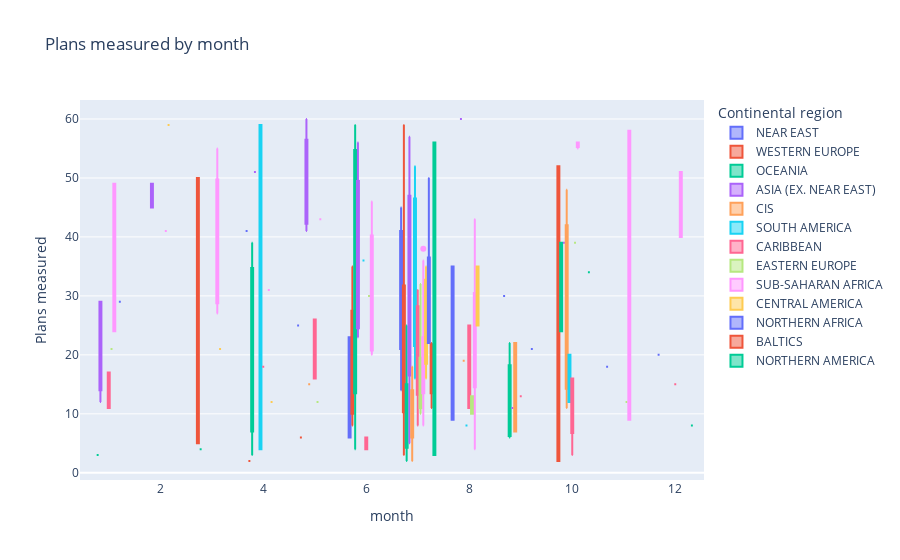
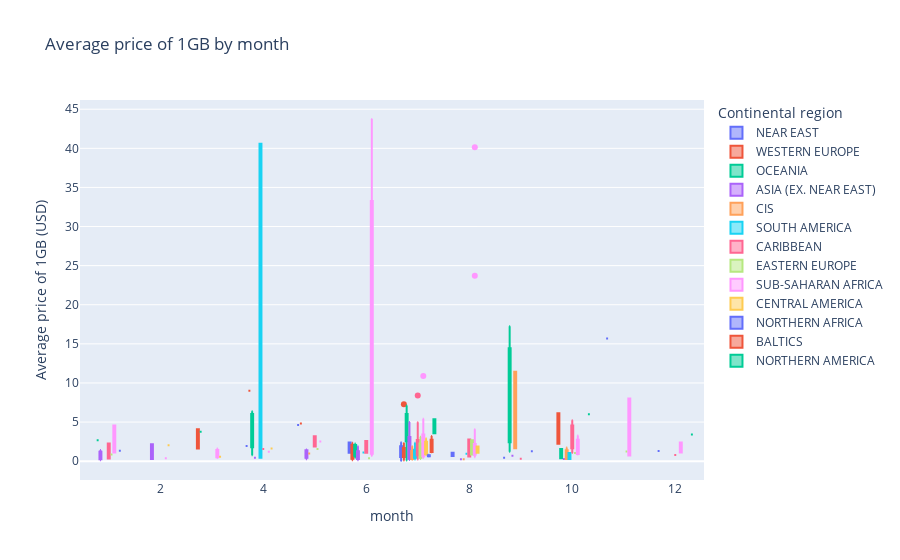

The notebook cell saved with these charts, in order:
### Code cell
# Gráfica de cajas para 'Plans measured'
fig1 = px.box(df, x="month", y="Plans measured", color="Continental region", 
               title="Plans measured by month")
fig1.show()

# Gráfica de cajas para 'Average price of 1GB (local currency)'
fig2 = px.box(df, x="month", y="Average price of 1GB (USD)", color="Continental region", 
               title="Average price of 1GB by month")
fig2.show()

### Figure 1 — Plotly figure (JSON) as saved in the notebook; plotly's stock layout.template omitted (floating-point values rounded to 4 significant figures)
{"data": [{"alignmentgroup": "True", "hovertemplate": "Continental region=NEAR EAST<br>month=%{x}<br>Plans measured=%{y}<extra></extra>", "legendgroup": "NEAR EAST", "marker": {"color": "#636efa"}, "name": "NEAR EAST", "notched": false, "offsetgroup": "NEAR EAST", "orientation": "v", "showlegend": true, "type": "box", "x": [7, 9, 7, 8, 7, 8, 6, 12, 7, 7, 4, 6, 7, 5, 11], "x0": " ", "xaxis": "x", "y": [24, 30, 21, 9, 45, 35, 23, 20, 24, 41, 41, 6, 14, 25, 18], "y0": " ", "yaxis": "y"}, {"alignmentgroup": "True", "hovertemplate": "Continental region=WESTERN EUROPE<br>month=%{x}<br>Plans measured=%{y}<extra></extra>", "legendgroup": "WESTERN EUROPE", "marker": {"color": "#EF553B"}, "name": "WESTERN EUROPE", "notched": false, "offsetgroup": "WESTERN EUROPE", "orientation": "v", "showlegend": true, "type": "box", "x": [7, 6, 7, 7, 7, 6, 7, 7, 7, 7, 7, 7, 7, 7, 3, 7, 7, 6, 7, 7, 10, 7, 7, 6, 3, 5, 10, 7, 4], "x0": " ", "xaxis": "x", "y": [33, 12, 49, 4, 58, 35, 16, 59, 5, 28, 16, 8, 13, 13, 50, 11, 13, 20, 3, 58, 52, 10, 11, 8, 5, 6, 2, 13, 2], "y0": " ", "yaxis": "y"}, {"alignmentgroup": "True", "hovertemplate": "Continental region=OCEANIA<br>month=%{x}<br>Plans measured=%{y}<extra></extra>", "legendgroup": "OCEANIA", "marker": {"color": "#00cc96"}, "name": "OCEANIA", "notched": false, "offsetgroup": "OCEANIA", "orientation": "v", "showlegend": true, "type": "box", "x": [7, 10, 6, 4, 9, 4, 6, 10, 6, 7, 7, 1, 7, 4, 4, 7, 3, 4, 4, 9, 4, 7, 7, 9], "x0": " ", "xaxis": "x", "y": [17, 39, 59, 25, 22, 38, 42, 24, 4, 5, 4, 3, 2, 6, 10, 9, 4, 39, 10, 7, 3, 25, 7, 6], "y0": " ", "yaxis": "y"}, {"alignmentgroup": "True", "hovertemplate": "Continental region=ASIA (EX. NEAR EAST)<br>month=%{x}<br>Plans measured=%{y}<extra></extra>", "legendgroup": "ASIA (EX. NEAR EAST)", "marker": {"color": "#ab63fa"}, "name": "ASIA (EX. NEAR EAST)", "notched": false, "offsetgroup": "ASIA (EX. NEAR EAST)", "orientation": "v", "showlegend": true, "type": "box", "x": [1, 6, 7, 8, 5, 7, 7, 2, 10, 7, 1, 6, 4, 6, 7, 9, 7, 7, 1, 5, 1, 5, 7, 6, 2, 7, 7, 7], "x0": " ", "xaxis": "x", "y": [16, 56, 35, 60, 46, 51, 52, 45, 39, 6, 29, 26, 51, 23, 18, 11, 57, 26, 29, 60, 12, 41, 24, 43, 49, 22, 5, 16], "y0": " ", "yaxis": "y"}, {"alignmentgroup": "True", "hovertemplate": "Continental region=CIS<br>month=%{x}<br>Plans measured=%{y}<extra></extra>", "legendgroup": "CIS", "marker": {"color": "#FFA15A"}, "name": "CIS", "notched": false, "offsetgroup": "CIS", "orientation": "v", "showlegend": true, "type": "box", "x": [7, 8, 10, 10, 7, 7, 5, 9, 10, 7, 9], "x0": " ", "xaxis": "x", "y": [10, 19, 11, 48, 10, 2, 15, 22, 24, 18, 7], "y0": " ", "yaxis": "y"}, {"alignmentgroup": "True", "hovertemplate": "Continental region=SOUTH AMERICA<br>month=%{x}<br>Plans measured=%{y}<extra></extra>", "legendgroup": "SOUTH AMERICA", "marker": {"color": "#19d3f3"}, "name": "SOUTH AMERICA", "notched": false, "offsetgroup": "SOUTH AMERICA", "orientation": "v", "showlegend": true, "type": "box", "x": [7, 10, 7, 4, 7, 7, 8, 7, 7, 10, 6, 7, 7, 4], "x0": " ", "xaxis": "x", "y": [49, 20, 44, 59, 17, 52, 8, 26, 28, 12, 36, 27, 16, 4], "y0": " ", "yaxis": "y"}, {"alignmentgroup": "True", "hovertemplate": "Continental region=CARIBBEAN<br>month=%{x}<br>Plans measured=%{y}<extra></extra>", "legendgroup": "CARIBBEAN", "marker": {"color": "#FF6692"}, "name": "CARIBBEAN", "notched": false, "offsetgroup": "CARIBBEAN", "orientation": "v", "showlegend": true, "type": "box", "x": [7, 9, 1, 7, 8, 7, 7, 12, 10, 6, 7, 4, 7, 7, 7, 10, 5, 1, 6, 7, 7, 7, 10, 8, 5, 10, 7, 10, 7], "x0": " ", "xaxis": "x", "y": [31, 13, 17, 17, 11, 8, 31, 15, 12, 4, 20, 18, 17, 26, 14, 8, 16, 11, 6, 28, 29, 8, 16, 25, 26, 3, 17, 16, 11], "y0": " ", "yaxis": "y"}, {"alignmentgroup": "True", "hovertemplate": "Continental region=EASTERN EUROPE<br>month=%{x}<br>Plans measured=%{y}<extra></extra>", "legendgroup": "EASTERN EUROPE", "marker": {"color": "#B6E880"}, "name": "EASTERN EUROPE", "notched": false, "offsetgroup": "EASTERN EUROPE", "orientation": "v", "showlegend": true, "type": "box", "x": [7, 7, 6, 7, 7, 8, 1, 10, 7, 11, 5, 7, 8, 7, 7], "x0": " ", "xaxis": "x", "y": [21, 15, 30, 11, 10, 10, 21, 39, 18, 12, 12, 12, 13, 11, 32], "y0": " ", "yaxis": "y"}, {"alignmentgroup": "True", "hovertemplate": "Continental region=SUB-SAHARAN AFRICA<br>month=%{x}<br>Plans measured=%{y}<extra></extra>", "legendgroup": "SUB-SAHARAN AFRICA", "marker": {"color": "#FF97FF"}, "name": "SUB-SAHARAN AFRICA", "notched": false, "offsetgroup": "SUB-SAHARAN AFRICA", "orientation": "v", "showlegend": true, "type": "box", "x": [2, 3, 7, 7, 8, 8, 7, 7, 6, 8, 8, 7, 11, 3, 10, 8, 12, 10, 1, 8, 7, 4, 8, 7, 8, 8, 7, 8, 8, 3, 6, 7, 8, 7, 12, 8, 5, 7, 7, 10, 7, 7, 8, 1, 7, 11, 7, 8, 8, 6], "x0": " ", "xaxis": "x", "y": [41, 55, 20, 10, 25, 6, 17, 36, 20, 33, 43, 9, 9, 27, 56, 35, 51, 56, 49, 40, 38, 31, 6, 8, 22, 18, 15, 28, 24, 34, 46, 33, 22, 17, 40, 11, 43, 12, 22, 55, 24, 21, 19, 24, 15, 58, 19, 26, 4, 23], "y0": " ", "yaxis": "y"}, {"alignmentgroup": "True", "hovertemplate": "Continental region=CENTRAL AMERICA<br>month=%{x}<br>Plans measured=%{y}<extra></extra>", "legendgroup": "CENTRAL AMERICA", "marker": {"color": "#FECB52"}, "name": "CENTRAL AMERICA", "notched": false, "offsetgroup": "CENTRAL AMERICA", "orientation": "v", "showlegend": true, "type": "box", "x": [3, 7, 8, 7, 4, 8, 2, 7], "x0": " ", "xaxis": "x", "y": [21, 16, 35, 35, 12, 25, 59, 26], "y0": " ", "yaxis": "y"}, {"alignmentgroup": "True", "hovertemplate": "Continental region=NORTHERN AFRICA<br>month=%{x}<br>Plans measured=%{y}<extra></extra>", "legendgroup": "NORTHERN AFRICA", "marker": {"color": "#636efa"}, "name": "NORTHERN AFRICA", "notched": false, "offsetgroup": "NORTHERN AFRICA", "orientation": "v", "showlegend": true, "type": "box", "x": [7, 7, 7, 7, 7, 9, 1], "x0": " ", "xaxis": "x", "y": [32, 30, 22, 50, 22, 21, 29], "y0": " ", "yaxis": "y"}, {"alignmentgroup": "True", "hovertemplate": "Continental region=BALTICS<br>month=%{x}<br>Plans measured=%{y}<extra></extra>", "legendgroup": "BALTICS", "marker": {"color": "#EF553B"}, "name": "BALTICS", "notched": false, "offsetgroup": "BALTICS", "orientation": "v", "showlegend": true, "type": "box", "x": [7, 7, 7], "x0": " ", "xaxis": "x", "y": [22, 21, 11], "y0": " ", "yaxis": "y"}, {"alignmentgroup": "True", "hovertemplate": "Continental region=NORTHERN AMERICA<br>month=%{x}<br>Plans measured=%{y}<extra></extra>", "legendgroup": "NORTHERN AMERICA", "marker": {"color": "#00cc96"}, "name": "NORTHERN AMERICA", "notched": false, "offsetgroup": "NORTHERN AMERICA", "orientation": "v", "showlegend": true, "type": "box", "x": [12, 7, 7, 10], "x0": " ", "xaxis": "x", "y": [8, 3, 56, 34], "y0": " ", "yaxis": "y"}], "layout": {"boxmode": "group", "legend": {"title": {"text": "Continental region"}, "tracegroupgap": 0}, "title": {"text": "Plans measured by month"}, "xaxis": {"anchor": "y", "domain": [0, 1], "title": {"text": "month"}}, "yaxis": {"anchor": "x", "domain": [0, 1], "title": {"text": "Plans measured"}}}}

### Figure 2 — Plotly figure (JSON) as saved in the notebook; plotly's stock layout.template omitted (floating-point values rounded to 4 significant figures)
{"data": [{"alignmentgroup": "True", "hovertemplate": "Continental region=NEAR EAST<br>month=%{x}<br>Average price of 1GB (USD)=%{y}<extra></extra>", "legendgroup": "NEAR EAST", "marker": {"color": "#636efa"}, "name": "NEAR EAST", "notched": false, "offsetgroup": "NEAR EAST", "orientation": "v", "showlegend": true, "type": "box", "x": [7, 9, 7, 8, 7, 8, 6, 12, 7, 7, 4, 6, 7, 5, 11], "x0": " ", "xaxis": "x", "y": [0.02, 0.44, 0.52, 0.67, 0.76, 1.07, 1.08, 1.31, 1.49, 1.91, 1.95, 2.4, 2.41, 4.61, 15.68], "y0": " ", "yaxis": "y"}, {"alignmentgroup": "True", "hovertemplate": "Continental region=WESTERN EUROPE<br>month=%{x}<br>Average price of 1GB (USD)=%{y}<extra></extra>", "legendgroup": "WESTERN EUROPE", "marker": {"color": "#EF553B"}, "name": "WESTERN EUROPE", "notched": false, "offsetgroup": "WESTERN EUROPE", "orientation": "v", "showlegend": true, "type": "box", "x": [7, 6, 7, 7, 7, 6, 7, 7, 7, 7, 7, 7, 7, 7, 3, 7, 7, 6, 7, 7, 10, 7, 7, 6, 3, 5, 10, 7, 4], "x0": " ", "xaxis": "x", "y": [0.09, 0.1, 0.2, 0.42, 0.48, 0.51, 0.52, 0.62, 0.67, 0.69, 1.08, 1.19, 1.31, 1.5, 1.61, 1.69, 1.7, 1.79, 1.44, 2.14, 2.23, 2.24, 2.33, 2.36, 4.07, 4.82, 6.12, 7.29, 9], "y0": " ", "yaxis": "y"}, {"alignmentgroup": "True", "hovertemplate": "Continental region=OCEANIA<br>month=%{x}<br>Average price of 1GB (USD)=%{y}<extra></extra>", "legendgroup": "OCEANIA", "marker": {"color": "#00cc96"}, "name": "OCEANIA", "notched": false, "offsetgroup": "OCEANIA", "orientation": "v", "showlegend": true, "type": "box", "x": [7, 10, 6, 4, 9, 4, 6, 10, 6, 7, 7, 1, 7, 4, 4, 7, 3, 4, 4, 9, 4, 7, 7, 9], "x0": " ", "xaxis": "x", "y": [0.09, 0.36, 0.44, 0.75, 1.19, 1.36, 1.5, 1.54, 2.25, 2.5, 2.62, 2.67, 3.03, 3.09, 3.14, 3.19, 3.76, 5.89, 6.08, 6.08, 6.39, 6.96, 7.11, 17.24], "y0": " ", "yaxis": "y"}, {"alignmentgroup": "True", "hovertemplate": "Continental region=ASIA (EX. NEAR EAST)<br>month=%{x}<br>Average price of 1GB (USD)=%{y}<extra></extra>", "legendgroup": "ASIA (EX. NEAR EAST)", "marker": {"color": "#ab63fa"}, "name": "ASIA (EX. NEAR EAST)", "notched": false, "offsetgroup": "ASIA (EX. NEAR EAST)", "orientation": "v", "showlegend": true, "type": "box", "x": [1, 6, 7, 8, 5, 7, 7, 2, 10, 7, 1, 6, 4, 6, 7, 9, 7, 7, 1, 5, 1, 5, 7, 6, 2, 7, 7, 7], "x0": " ", "xaxis": "x", "y": [0.12, 0.12, 0.16, 0.23, 0.25, 0.25, 0.28, 0.28, 0.29, 0.38, 0.38, 0.41, 0.43, 0.59, 0.63, 0.69, 0.71, 0.82, 0.99, 1.02, 1.44, 1.5, 1.89, 1.92, 2.16, 3.48, 4.44, 5.01], "y0": " ", "yaxis": "y"}, {"alignmentgroup": "True", "hovertemplate": "Continental region=CIS<br>month=%{x}<br>Average price of 1GB (USD)=%{y}<extra></extra>", "legendgroup": "CIS", "marker": {"color": "#FFA15A"}, "name": "CIS", "notched": false, "offsetgroup": "CIS", "orientation": "v", "showlegend": true, "type": "box", "x": [7, 8, 10, 10, 7, 7, 5, 9, 10, 7, 9], "x0": " ", "xaxis": "x", "y": [0.17, 0.25, 0.27, 0.3, 0.41, 0.67, 0.98, 1.65, 1.76, 1.91, 11.42], "y0": " ", "yaxis": "y"}, {"alignmentgroup": "True", "hovertemplate": "Continental region=SOUTH AMERICA<br>month=%{x}<br>Average price of 1GB (USD)=%{y}<extra></extra>", "legendgroup": "SOUTH AMERICA", "marker": {"color": "#19d3f3"}, "name": "SOUTH AMERICA", "notched": false, "offsetgroup": "SOUTH AMERICA", "orientation": "v", "showlegend": true, "type": "box", "x": [7, 10, 7, 4, 7, 7, 8, 7, 7, 10, 6, 7, 7, 4], "x0": " ", "xaxis": "x", "y": [0.2, 0.28, 0.4, 0.45, 0.49, 0.64, 0.95, 1, 1.04, 1.05, 1.11, 1.87, 2.36, 40.58], "y0": " ", "yaxis": "y"}, {"alignmentgroup": "True", "hovertemplate": "Continental region=CARIBBEAN<br>month=%{x}<br>Average price of 1GB (USD)=%{y}<extra></extra>", "legendgroup": "CARIBBEAN", "marker": {"color": "#FF6692"}, "name": "CARIBBEAN", "notched": false, "offsetgroup": "CARIBBEAN", "orientation": "v", "showlegend": true, "type": "box", "x": [7, 9, 1, 7, 8, 7, 7, 12, 10, 6, 7, 4, 7, 7, 7, 10, 5, 1, 6, 7, 7, 7, 10, 8, 5, 10, 7, 10, 7], "x0": " ", "xaxis": "x", "y": [0.22, 0.32, 0.33, 0.49, 0.59, 0.7, 0.79, 0.8, 1.05, 1.07, 1.11, 1.54, 1.58, 1.58, 1.81, 1.85, 1.88, 2.26, 2.58, 2.68, 2.71, 2.71, 2.75, 2.77, 3.2, 4.33, 4.99, 5.24, 8.39], "y0": " ", "yaxis": "y"}, {"alignmentgroup": "True", "hovertemplate": "Continental region=EASTERN EUROPE<br>month=%{x}<br>Average price of 1GB (USD)=%{y}<extra></extra>", "legendgroup": "EASTERN EUROPE", "marker": {"color": "#B6E880"}, "name": "EASTERN EUROPE", "notched": false, "offsetgroup": "EASTERN EUROPE", "orientation": "v", "showlegend": true, "type": "box", "x": [7, 7, 6, 7, 7, 8, 1, 10, 7, 11, 5, 7, 8, 7, 7], "x0": " ", "xaxis": "x", "y": [0.28, 0.32, 0.37, 0.54, 0.58, 0.84, 0.86, 1.03, 1.19, 1.25, 1.55, 1.71, 2.68, 2.79, 3.12], "y0": " ", "yaxis": "y"}, {"alignmentgroup": "True", "hovertemplate": "Continental region=SUB-SAHARAN AFRICA<br>month=%{x}<br>Average price of 1GB (USD)=%{y}<extra></extra>", "legendgroup": "SUB-SAHARAN AFRICA", "marker": {"color": "#FF97FF"}, "name": "SUB-SAHARAN AFRICA", "notched": false, "offsetgroup": "SUB-SAHARAN AFRICA", "orientation": "v", "showlegend": true, "type": "box", "x": [2, 3, 7, 7, 8, 8, 7, 7, 6, 8, 8, 7, 11, 3, 10, 8, 12, 10, 1, 8, 7, 4, 8, 7, 8, 8, 7, 8, 8, 3, 6, 7, 8, 7, 12, 8, 5, 7, 7, 10, 7, 7, 8, 1, 7, 11, 7, 8, 8, 6], "x0": " ", "xaxis": "x", "y": [0.38, 0.39, 0.4, 0.48, 0.5, 0.52, 0.55, 0.59, 0.67, 0.67, 0.68, 0.68, 0.71, 0.78, 0.84, 1.01, 1.1, 1.11, 1.12, 1.16, 1.18, 1.2, 1.26, 1.26, 1.45, 1.51, 1.59, 1.63, 1.63, 1.63, 1.81, 1.96, 1.99, 2.18, 2.37, 2.41, 2.5, 2.72, 3.24, 3.27, 3.56, 4.09, 4.09, 4.56, 5.43, 8.01, 10.9, 23.7, 40.13, 43.75], "y0": " ", "yaxis": "y"}, {"alignmentgroup": "True", "hovertemplate": "Continental region=CENTRAL AMERICA<br>month=%{x}<br>Average price of 1GB (USD)=%{y}<extra></extra>", "legendgroup": "CENTRAL AMERICA", "marker": {"color": "#FECB52"}, "name": "CENTRAL AMERICA", "notched": false, "offsetgroup": "CENTRAL AMERICA", "orientation": "v", "showlegend": true, "type": "box", "x": [3, 7, 8, 7, 4, 8, 2, 7], "x0": " ", "xaxis": "x", "y": [0.55, 0.78, 1.08, 1.17, 1.63, 1.86, 2.03, 2.92], "y0": " ", "yaxis": "y"}, {"alignmentgroup": "True", "hovertemplate": "Continental region=NORTHERN AFRICA<br>month=%{x}<br>Average price of 1GB (USD)=%{y}<extra></extra>", "legendgroup": "NORTHERN AFRICA", "marker": {"color": "#636efa"}, "name": "NORTHERN AFRICA", "notched": false, "offsetgroup": "NORTHERN AFRICA", "orientation": "v", "showlegend": true, "type": "box", "x": [7, 7, 7, 7, 7, 9, 1], "x0": " ", "xaxis": "x", "y": [0.58, 0.63, 0.65, 0.73, 0.82, 1.28, 1.32], "y0": " ", "yaxis": "y"}, {"alignmentgroup": "True", "hovertemplate": "Continental region=BALTICS<br>month=%{x}<br>Average price of 1GB (USD)=%{y}<extra></extra>", "legendgroup": "BALTICS", "marker": {"color": "#EF553B"}, "name": "BALTICS", "notched": false, "offsetgroup": "BALTICS", "orientation": "v", "showlegend": true, "type": "box", "x": [7, 7, 7], "x0": " ", "xaxis": "x", "y": [1.15, 1.26, 3.21], "y0": " ", "yaxis": "y"}, {"alignmentgroup": "True", "hovertemplate": "Continental region=NORTHERN AMERICA<br>month=%{x}<br>Average price of 1GB (USD)=%{y}<extra></extra>", "legendgroup": "NORTHERN AMERICA", "marker": {"color": "#00cc96"}, "name": "NORTHERN AMERICA", "notched": false, "offsetgroup": "NORTHERN AMERICA", "orientation": "v", "showlegend": true, "type": "box", "x": [12, 7, 7, 10], "x0": " ", "xaxis": "x", "y": [3.42, 3.58, 5.37, 6], "y0": " ", "yaxis": "y"}], "layout": {"boxmode": "group", "legend": {"title": {"text": "Continental region"}, "tracegroupgap": 0}, "title": {"text": "Average price of 1GB by month"}, "xaxis": {"anchor": "y", "domain": [0, 1], "title": {"text": "month"}}, "yaxis": {"anchor": "x", "domain": [0, 1], "title": {"text": "Average price of 1GB (USD)"}}}}
